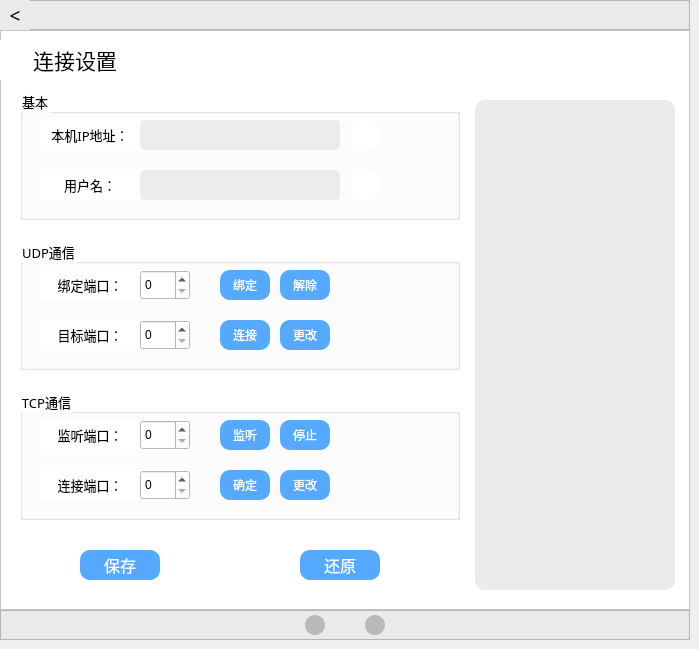
   <widget class="QWidget" name="page_setting">
    <widget class="QFrame" name="frame_pageHead_3">
     <property name="geometry">
      <rect>
       <x>0</x>
       <y>0</y>
       <width>690</width>
       <height>30</height>
      </rect>
     </property>
     <property name="minimumSize">
      <size>
       <width>690</width>
       <height>30</height>
      </size>
     </property>
     <property name="maximumSize">
      <size>
       <width>690</width>
       <height>30</height>
      </size>
     </property>
     <property name="styleSheet">
      <string notr="true">background-color: rgb(234, 234, 234);</string>
     </property>
     <property name="frameShape">
      <enum>QFrame::StyledPanel</enum>
     </property>
     <property name="frameShadow">
      <enum>QFrame::Raised</enum>
     </property>
     <widget class="QPushButton" name="backPageButton_3">
      <property name="geometry">
       <rect>
        <x>0</x>
        <y>0</y>
        <width>30</width>
        <height>30</height>
       </rect>
      </property>
      <property name="minimumSize">
       <size>
        <width>30</width>
        <height>30</height>
       </size>
      </property>
      <property name="maximumSize">
       <size>
        <width>30</width>
        <height>30</height>
       </size>
      </property>
      <property name="font">
       <font>
        <family>幼圆</family>
        <pointsize>14</pointsize>
        <weight>50</weight>
        <bold>false</bold>
       </font>
      </property>
      <property name="styleSheet">
       <string notr="true">border:none;</string>
      </property>
      <property name="text">
       <string>&lt;</string>
      </property>
     </widget>
    </widget>
    <widget class="QFrame" name="frame_pageFoot_2">
     <property name="geometry">
      <rect>
       <x>0</x>
       <y>610</y>
       <width>690</width>
       <height>30</height>
      </rect>
     </property>
     <property name="minimumSize">
      <size>
       <width>690</width>
       <height>30</height>
      </size>
     </property>
     <property name="maximumSize">
      <size>
       <width>690</width>
       <height>30</height>
      </size>
     </property>
     <property name="styleSheet">
      <string notr="true">background-color: rgb(234, 234, 234);</string>
     </property>
     <property name="frameShape">
      <enum>QFrame::StyledPanel</enum>
     </property>
     <property name="frameShadow">
      <enum>QFrame::Raised</enum>
     </property>
     <widget class="QPushButton" name="settingPage_1Button">
      <property name="geometry">
       <rect>
        <x>305</x>
        <y>5</y>
        <width>20</width>
        <height>20</height>
       </rect>
      </property>
      <property name="styleSheet">
       <string notr="true">background-color: rgb(185, 185, 185);
border-radius:10px;</string>
      </property>
      <property name="text">
       <string/>
      </property>
     </widget>
     <widget class="QPushButton" name="settingPage_2Button">
      <property name="geometry">
       <rect>
        <x>365</x>
        <y>5</y>
        <width>20</width>
        <height>20</height>
       </rect>
      </property>
      <property name="styleSheet">
       <string notr="true">background-color: rgb(185, 185, 185);
border-radius:10px;</string>
      </property>
      <property name="text">
       <string/>
      </property>
     </widget>
    </widget>
    <widget class="QStackedWidget" name="settingStackedWidget">
     <property name="geometry">
      <rect>
       <x>0</x>
       <y>30</y>
       <width>690</width>
       <height>580</height>
      </rect>
     </property>
     <property name="currentIndex">
      <number>0</number>
     </property>
     <widget class="QWidget" name="page_connectsetting">
      <widget class="QFrame" name="frame_4">
       <property name="geometry">
        <rect>
         <x>0</x>
         <y>0</y>
         <width>690</width>
         <height>580</height>
        </rect>
       </property>
       <property name="styleSheet">
        <string notr="true">background-color: rgb(255, 255, 255);</string>
       </property>
       <property name="frameShape">
        <enum>QFrame::StyledPanel</enum>
       </property>
       <property name="frameShadow">
        <enum>QFrame::Raised</enum>
       </property>
       <widget class="QLabel" name="label_2">
        <property name="geometry">
         <rect>
          <x>0</x>
          <y>10</y>
          <width>150</width>
          <height>40</height>
         </rect>
        </property>
        <property name="font">
         <font>
          <family>幼圆</family>
          <pointsize>16</pointsize>
          <weight>50</weight>
          <bold>false</bold>
         </font>
        </property>
        <property name="text">
         <string>连接设置</string>
        </property>
        <property name="alignment">
         <set>Qt::AlignCenter</set>
        </property>
       </widget>
       <widget class="QGroupBox" name="groupBox">
        <property name="geometry">
         <rect>
          <x>20</x>
          <y>60</y>
          <width>440</width>
          <height>130</height>
         </rect>
        </property>
        <property name="font">
         <font>
          <family>幼圆</family>
          <pointsize>10</pointsize>
         </font>
        </property>
        <property name="title">
         <string>基本</string>
        </property>
        <widget class="QLabel" name="label_20">
         <property name="geometry">
          <rect>
           <x>20</x>
           <y>30</y>
           <width>100</width>
           <height>30</height>
          </rect>
         </property>
         <property name="font">
          <font>
           <family>等线 Light</family>
           <pointsize>10</pointsize>
          </font>
         </property>
         <property name="text">
          <string>本机IP地址：</string>
         </property>
         <property name="alignment">
          <set>Qt::AlignCenter</set>
         </property>
        </widget>
        <widget class="QLabel" name="label_5">
         <property name="geometry">
          <rect>
           <x>20</x>
           <y>80</y>
           <width>100</width>
           <height>30</height>
          </rect>
         </property>
         <property name="font">
          <font>
           <family>等线 Light</family>
           <pointsize>10</pointsize>
          </font>
         </property>
         <property name="text">
          <string>用户名：</string>
         </property>
         <property name="alignment">
          <set>Qt::AlignCenter</set>
         </property>
        </widget>
        <widget class="QLineEdit" name="localIPLineEdit">
         <property name="geometry">
          <rect>
           <x>120</x>
           <y>30</y>
           <width>200</width>
           <height>30</height>
          </rect>
         </property>
         <property name="styleSheet">
          <string notr="true">background-color: rgb(236, 236, 236);
border-radius:5px;</string>
         </property>
        </widget>
        <widget class="QLineEdit" name="userNameLineEdit">
         <property name="geometry">
          <rect>
           <x>120</x>
           <y>80</y>
           <width>200</width>
           <height>30</height>
          </rect>
         </property>
         <property name="styleSheet">
          <string notr="true">background-color: rgb(236, 236, 236);
border-radius:5px;</string>
         </property>
        </widget>
        <widget class="QPushButton" name="cleanLocalIPBtn">
         <property name="geometry">
          <rect>
           <x>330</x>
           <y>30</y>
           <width>30</width>
           <height>30</height>
          </rect>
         </property>
         <property name="font">
          <font>
           <family>幼圆</family>
           <pointsize>8</pointsize>
           <weight>50</weight>
           <italic>false</italic>
           <bold>false</bold>
          </font>
         </property>
         <property name="styleSheet">
          <string notr="true">background-color: rgb(255, 255, 255);
border-radius:15px;</string>
         </property>
         <property name="text">
          <string/>
         </property>
         <property name="icon">
          <iconset resource="res.qrc">
           <normaloff>:/images/clean.png</normaloff>:/images/clean.png</iconset>
         </property>
         <property name="iconSize">
          <size>
           <width>30</width>
           <height>30</height>
          </size>
         </property>
        </widget>
        <widget class="QPushButton" name="cleanUserNameBtn">
         <property name="geometry">
          <rect>
           <x>330</x>
           <y>80</y>
           <width>30</width>
           <height>30</height>
          </rect>
         </property>
         <property name="font">
          <font>
           <family>幼圆</family>
           <pointsize>8</pointsize>
           <weight>50</weight>
           <italic>false</italic>
           <bold>false</bold>
          </font>
         </property>
         <property name="styleSheet">
          <string notr="true">background-color: rgb(255, 255, 255);
border-radius:15px;</string>
         </property>
         <property name="text">
          <string/>
         </property>
         <property name="icon">
          <iconset resource="res.qrc">
           <normaloff>:/images/clean.png</normaloff>:/images/clean.png</iconset>
         </property>
         <property name="iconSize">
          <size>
           <width>30</width>
           <height>30</height>
          </size>
         </property>
        </widget>
       </widget>
       <widget class="QGroupBox" name="groupBox_2">
        <property name="geometry">
         <rect>
          <x>20</x>
          <y>210</y>
          <width>440</width>
          <height>130</height>
         </rect>
        </property>
        <property name="font">
         <font>
          <family>幼圆</family>
          <pointsize>10</pointsize>
         </font>
        </property>
        <property name="title">
         <string>UDP通信</string>
        </property>
        <widget class="QLabel" name="label_4">
         <property name="geometry">
          <rect>
           <x>20</x>
           <y>30</y>
           <width>100</width>
           <height>30</height>
          </rect>
         </property>
         <property name="font">
          <font>
           <family>等线 Light</family>
           <pointsize>10</pointsize>
          </font>
         </property>
         <property name="text">
          <string>绑定端口：</string>
         </property>
         <property name="alignment">
          <set>Qt::AlignCenter</set>
         </property>
        </widget>
        <widget class="QLabel" name="label_7">
         <property name="geometry">
          <rect>
           <x>20</x>
           <y>80</y>
           <width>100</width>
           <height>30</height>
          </rect>
         </property>
         <property name="font">
          <font>
           <family>等线 Light</family>
           <pointsize>10</pointsize>
          </font>
         </property>
         <property name="text">
          <string>目标端口：</string>
         </property>
         <property name="alignment">
          <set>Qt::AlignCenter</set>
         </property>
        </widget>
        <widget class="QPushButton" name="udp_bindPortBtn">
         <property name="geometry">
          <rect>
           <x>200</x>
           <y>30</y>
           <width>50</width>
           <height>30</height>
          </rect>
         </property>
         <property name="font">
          <font>
           <family>幼圆</family>
           <pointsize>9</pointsize>
           <weight>50</weight>
           <italic>false</italic>
           <bold>false</bold>
          </font>
         </property>
         <property name="styleSheet">
          <string notr="true">background-color: rgb(85, 170, 255);
font: 9pt &quot;幼圆&quot;;
color: rgb(255, 255, 255);
border-radius:10px;</string>
         </property>
         <property name="text">
          <string>绑定</string>
         </property>
        </widget>
        <widget class="QPushButton" name="udp_abortPortBtn">
         <property name="geometry">
          <rect>
           <x>260</x>
           <y>30</y>
           <width>50</width>
           <height>30</height>
          </rect>
         </property>
         <property name="font">
          <font>
           <family>幼圆</family>
           <pointsize>9</pointsize>
           <weight>50</weight>
           <italic>false</italic>
           <bold>false</bold>
          </font>
         </property>
         <property name="styleSheet">
          <string notr="true">background-color: rgb(85, 170, 255);
font: 9pt &quot;幼圆&quot;;
color: rgb(255, 255, 255);
border-radius:10px;</string>
         </property>
         <property name="text">
          <string>解除</string>
         </property>
        </widget>
        <widget class="QPushButton" name="udp_targetPortBtn">
         <property name="geometry">
          <rect>
           <x>200</x>
           <y>80</y>
           <width>50</width>
           <height>30</height>
          </rect>
         </property>
         <property name="font">
          <font>
           <family>幼圆</family>
           <pointsize>9</pointsize>
           <weight>50</weight>
           <italic>false</italic>
           <bold>false</bold>
          </font>
         </property>
         <property name="styleSheet">
          <string notr="true">background-color: rgb(85, 170, 255);
font: 9pt &quot;幼圆&quot;;
color: rgb(255, 255, 255);
border-radius:10px;</string>
         </property>
         <property name="text">
          <string>连接</string>
         </property>
        </widget>
        <widget class="QPushButton" name="udp_changeTargetPortBtn">
         <property name="geometry">
          <rect>
           <x>260</x>
           <y>80</y>
           <width>50</width>
           <height>30</height>
          </rect>
         </property>
         <property name="font">
          <font>
           <family>幼圆</family>
           <pointsize>9</pointsize>
           <weight>50</weight>
           <italic>false</italic>
           <bold>false</bold>
          </font>
         </property>
         <property name="styleSheet">
          <string notr="true">background-color: rgb(85, 170, 255);
font: 9pt &quot;幼圆&quot;;
color: rgb(255, 255, 255);
border-radius:10px;</string>
         </property>
         <property name="text">
          <string>更改</string>
         </property>
        </widget>
        <widget class="QSpinBox" name="udp_bindPortSpinBox">
         <property name="geometry">
          <rect>
           <x>120</x>
           <y>30</y>
           <width>50</width>
           <height>30</height>
          </rect>
         </property>
         <property name="maximum">
          <number>65000</number>
         </property>
        </widget>
        <widget class="QSpinBox" name="udp_targetPortSpinBox">
         <property name="geometry">
          <rect>
           <x>120</x>
           <y>80</y>
           <width>50</width>
           <height>30</height>
          </rect>
         </property>
         <property name="maximum">
          <number>65000</number>
         </property>
        </widget>
       </widget>
       <widget class="QGroupBox" name="groupBox_3">
        <property name="geometry">
         <rect>
          <x>20</x>
          <y>360</y>
          <width>440</width>
          <height>130</height>
         </rect>
        </property>
        <property name="font">
         <font>
          <family>幼圆</family>
          <pointsize>10</pointsize>
         </font>
        </property>
        <property name="title">
         <string>TCP通信</string>
        </property>
        <widget class="QLabel" name="label_6">
         <property name="geometry">
          <rect>
           <x>20</x>
           <y>30</y>
           <width>100</width>
           <height>30</height>
          </rect>
         </property>
         <property name="font">
          <font>
           <family>等线 Light</family>
           <pointsize>10</pointsize>
          </font>
         </property>
         <property name="text">
          <string>监听端口：</string>
         </property>
         <property name="alignment">
          <set>Qt::AlignCenter</set>
         </property>
        </widget>
        <widget class="QLabel" name="label_8">
         <property name="geometry">
          <rect>
           <x>20</x>
           <y>80</y>
           <width>100</width>
           <height>30</height>
          </rect>
         </property>
         <property name="font">
          <font>
           <family>等线 Light</family>
           <pointsize>10</pointsize>
          </font>
         </property>
         <property name="text">
          <string>连接端口：</string>
         </property>
         <property name="alignment">
          <set>Qt::AlignCenter</set>
         </property>
        </widget>
        <widget class="QPushButton" name="tcp_listenBtn">
         <property name="geometry">
          <rect>
           <x>200</x>
           <y>30</y>
           <width>50</width>
           <height>30</height>
          </rect>
         </property>
         <property name="font">
          <font>
           <family>幼圆</family>
           <pointsize>9</pointsize>
           <weight>50</weight>
           <italic>false</italic>
           <bold>false</bold>
          </font>
         </property>
         <property name="styleSheet">
          <string notr="true">background-color: rgb(85, 170, 255);
font: 9pt &quot;幼圆&quot;;
color: rgb(255, 255, 255);
border-radius:10px;</string>
         </property>
         <property name="text">
          <string>监听</string>
         </property>
        </widget>
        <widget class="QPushButton" name="tcp_disListenBtn">
         <property name="geometry">
          <rect>
           <x>260</x>
           <y>30</y>
           <width>50</width>
           <height>30</height>
          </rect>
         </property>
         <property name="font">
          <font>
           <family>幼圆</family>
           <pointsize>9</pointsize>
           <weight>50</weight>
           <italic>false</italic>
           <bold>false</bold>
          </font>
         </property>
         <property name="styleSheet">
          <string notr="true">background-color: rgb(85, 170, 255);
font: 9pt &quot;幼圆&quot;;
color: rgb(255, 255, 255);
border-radius:10px;</string>
         </property>
         <property name="text">
          <string>停止</string>
         </property>
        </widget>
        <widget class="QPushButton" name="tcp_connectBtn">
         <property name="geometry">
          <rect>
           <x>200</x>
           <y>80</y>
           <width>50</width>
           <height>30</height>
          </rect>
         </property>
         <property name="font">
          <font>
           <family>幼圆</family>
           <pointsize>9</pointsize>
           <weight>50</weight>
           <italic>false</italic>
           <bold>false</bold>
          </font>
         </property>
         <property name="styleSheet">
          <string notr="true">background-color: rgb(85, 170, 255);
font: 9pt &quot;幼圆&quot;;
color: rgb(255, 255, 255);
border-radius:10px;</string>
         </property>
         <property name="text">
          <string>确定</string>
         </property>
        </widget>
        <widget class="QPushButton" name="tcp_disConnectBtn">
         <property name="geometry">
          <rect>
           <x>260</x>
           <y>80</y>
           <width>50</width>
           <height>30</height>
          </rect>
         </property>
         <property name="font">
          <font>
           <family>幼圆</family>
           <pointsize>9</pointsize>
           <weight>50</weight>
           <italic>false</italic>
           <bold>false</bold>
          </font>
         </property>
         <property name="styleSheet">
          <string notr="true">background-color: rgb(85, 170, 255);
font: 9pt &quot;幼圆&quot;;
color: rgb(255, 255, 255);
border-radius:10px;</string>
         </property>
         <property name="text">
          <string>更改</string>
         </property>
        </widget>
        <widget class="QSpinBox" name="tcp_ListenPortSpinBox">
         <property name="geometry">
          <rect>
           <x>120</x>
           <y>30</y>
           <width>50</width>
           <height>30</height>
          </rect>
         </property>
         <property name="maximum">
          <number>65000</number>
         </property>
        </widget>
        <widget class="QSpinBox" name="tcp_connectPortSpinBox">
         <property name="geometry">
          <rect>
           <x>120</x>
           <y>80</y>
           <width>50</width>
           <height>30</height>
          </rect>
         </property>
         <property name="maximum">
          <number>65000</number>
         </property>
        </widget>
       </widget>
       <widget class="QTextBrowser" name="connectStatusBrowser">
        <property name="geometry">
         <rect>
          <x>475</x>
          <y>70</y>
          <width>200</width>
          <height>490</height>
         </rect>
        </property>
        <property name="styleSheet">
         <string notr="true">QTextBrowser{
	background-color: rgb(235, 235, 235);
	font: 25 10pt &quot;等线 Light&quot;;
	border:none;
	border-radius: 10px;
}

QScrollBar:vertical {               
    background:transparent;
    width:9px;
    margin: 0px 0px 2px 0px;
}
 
QScrollBar::handle:vertical {
    background: rgb(195, 195, 195);
    min-height: 20px;
    border-radius: 3px;
}
 
QScrollBar::handle:vertical:hover{
    background:rgba(0,0,0,30%);
}
 
QScrollBar::add-line:vertical {
    height: 0px;
    subcontrol-position: bottom;
    subcontrol-origin: margin;
}
 
QScrollBar::sub-line:vertical {
    height: 0px;
    subcontrol-position: top;
    subcontrol-origin: margin;
}
</string>
        </property>
       </widget>
       <widget class="QPushButton" name="savesettingBtn">
        <property name="geometry">
         <rect>
          <x>80</x>
          <y>520</y>
          <width>80</width>
          <height>30</height>
         </rect>
        </property>
        <property name="font">
         <font>
          <family>幼圆</family>
          <pointsize>12</pointsize>
          <weight>50</weight>
          <italic>false</italic>
          <bold>false</bold>
         </font>
        </property>
        <property name="styleSheet">
         <string notr="true">background-color: rgb(85, 170, 255);
font: 12pt &quot;幼圆&quot;;
color: rgb(255, 255, 255);
border-radius:10px;</string>
        </property>
        <property name="text">
         <string>保存</string>
        </property>
       </widget>
       <widget class="QPushButton" name="resetSettingBtn">
        <property name="geometry">
         <rect>
          <x>300</x>
          <y>520</y>
          <width>80</width>
          <height>30</height>
         </rect>
        </property>
        <property name="font">
         <font>
          <family>幼圆</family>
          <pointsize>12</pointsize>
          <weight>50</weight>
          <italic>false</italic>
          <bold>false</bold>
         </font>
        </property>
        <property name="styleSheet">
         <string notr="true">background-color: rgb(85, 170, 255);
font: 12pt &quot;幼圆&quot;;
color: rgb(255, 255, 255);
border-radius:10px;</string>
        </property>
        <property name="text">
         <string>还原</string>
        </property>
       </widget>
      </widget>
     </widget>
     <widget class="QWidget" name="page_3"/>
    </widget>
   </widget>
